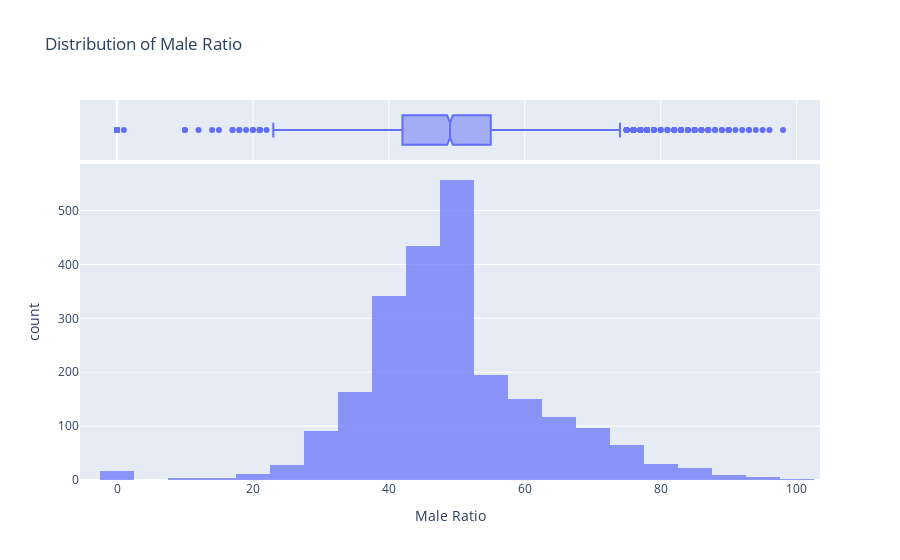

Here is the notebook cell this chart was saved with:
### Markdown cell above
For Male

### Code cell
# Creating a histogram using Plotly
fig = px.histogram(data, x='Male Ratio', nbins=30, marginal='box', 
                   title='Distribution of Male Ratio', 
                   labels={'Male Ratio': 'Male Ratio'},
                   opacity=0.7)

# Displaying the plot
fig.show()

### Figure 1 — Plotly figure (JSON) as saved in the notebook; plotly's stock layout.template omitted (floating-point values rounded to 4 significant figures; data arrays with more than 128 entries replaced by an {"elided": "..."} marker saying what was removed)
{"data": [{"alignmentgroup": "True", "bingroup": "x", "hovertemplate": "Male Ratio=%{x}<br>count=%{y}<extra></extra>", "legendgroup": "", "marker": {"color": "#636efa", "opacity": 0.7, "pattern": {"shape": ""}}, "name": "", "nbinsx": 30, "offsetgroup": "", "orientation": "v", "showlegend": false, "type": "histogram", "x": {"elided": "2341 float values"}, "xaxis": "x", "yaxis": "y"}, {"alignmentgroup": "True", "hovertemplate": "Male Ratio=%{x}<extra></extra>", "legendgroup": "", "marker": {"color": "#636efa"}, "name": "", "notched": true, "offsetgroup": "", "showlegend": false, "type": "box", "x": {"elided": "2341 float values"}, "xaxis": "x2", "yaxis": "y2"}], "layout": {"barmode": "relative", "legend": {"tracegroupgap": 0}, "title": {"text": "Distribution of Male Ratio"}, "xaxis": {"anchor": "y", "domain": [0, 1], "title": {"text": "Male Ratio"}}, "xaxis2": {"anchor": "y2", "domain": [0, 1], "matches": "x", "showgrid": true, "showticklabels": false}, "yaxis": {"anchor": "x", "domain": [0, 0.8316], "title": {"text": "count"}}, "yaxis2": {"anchor": "x2", "domain": [0.8416, 1], "matches": "y2", "showgrid": false, "showline": false, "showticklabels": false, "ticks": ""}}}
